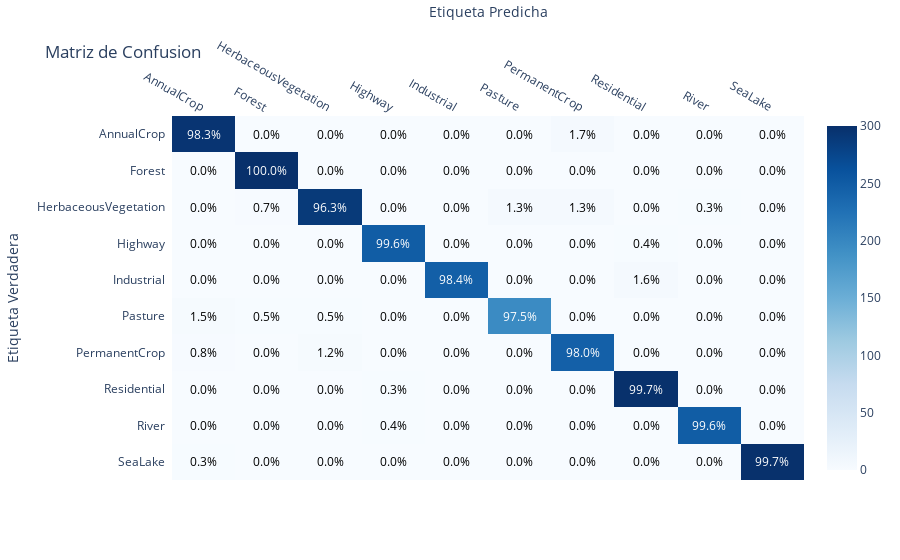

Notebook code cell kept with this figure:
### Code cell
plot_confusion_matrix(
    y_true=y_true,
    y_pred=y_pred,
    labels=sorted(set(y_true)),
    filename=CHECKPOINT.replace("/", "-") + "_confusion_matrix",
    dirpath=FIGURES_DIR / MODEL_NAME,
    show_as_percentaje=True
)

### Figure 1 — Plotly figure (JSON) as saved in the notebook; plotly's stock layout.template omitted (floating-point values rounded to 4 significant figures)
{"data": [{"colorscale": [[0, "rgb(247,251,255)"], [0.125, "rgb(222,235,247)"], [0.25, "rgb(198,219,239)"], [0.375, "rgb(158,202,225)"], [0.5, "rgb(107,174,214)"], [0.625, "rgb(66,146,198)"], [0.75, "rgb(33,113,181)"], [0.875, "rgb(8,81,156)"], [1, "rgb(8,48,107)"]], "reversescale": false, "showscale": true, "type": "heatmap", "x": ["AnnualCrop", "Forest", "HerbaceousVegetation", "Highway", "Industrial", "Pasture", "PermanentCrop", "Residential", "River", "SeaLake"], "y": ["AnnualCrop", "Forest", "HerbaceousVegetation", "Highway", "Industrial", "Pasture", "PermanentCrop", "Residential", "River", "SeaLake"], "z": [[295, 0, 0, 0, 0, 0, 5, 0, 0, 0], [0, 300, 0, 0, 0, 0, 0, 0, 0, 0], [0, 2, 289, 0, 0, 4, 4, 0, 1, 0], [0, 0, 0, 249, 0, 0, 0, 1, 0, 0], [0, 0, 0, 0, 246, 0, 0, 4, 0, 0], [3, 1, 1, 0, 0, 195, 0, 0, 0, 0], [2, 0, 3, 0, 0, 0, 245, 0, 0, 0], [0, 0, 0, 1, 0, 0, 0, 299, 0, 0], [0, 0, 0, 1, 0, 0, 0, 0, 249, 0], [1, 0, 0, 0, 0, 0, 0, 0, 0, 299]]}], "layout": {"annotations": [{"font": {"color": "#FFFFFF"}, "showarrow": false, "text": "98.3%", "x": "AnnualCrop", "xref": "x", "y": "AnnualCrop", "yref": "y"}, {"font": {"color": "#000000"}, "showarrow": false, "text": "0.0%", "x": "Forest", "xref": "x", "y": "AnnualCrop", "yref": "y"}, {"font": {"color": "#000000"}, "showarrow": false, "text": "0.0%", "x": "HerbaceousVegetation", "xref": "x", "y": "AnnualCrop", "yref": "y"}, {"font": {"color": "#000000"}, "showarrow": false, "text": "0.0%", "x": "Highway", "xref": "x", "y": "AnnualCrop", "yref": "y"}, {"font": {"color": "#000000"}, "showarrow": false, "text": "0.0%", "x": "Industrial", "xref": "x", "y": "AnnualCrop", "yref": "y"}, {"font": {"color": "#000000"}, "showarrow": false, "text": "0.0%", "x": "Pasture", "xref": "x", "y": "AnnualCrop", "yref": "y"}, {"font": {"color": "#000000"}, "showarrow": false, "text": "1.7%", "x": "PermanentCrop", "xref": "x", "y": "AnnualCrop", "yref": "y"}, {"font": {"color": "#000000"}, "showarrow": false, "text": "0.0%", "x": "Residential", "xref": "x", "y": "AnnualCrop", "yref": "y"}, {"font": {"color": "#000000"}, "showarrow": false, "text": "0.0%", "x": "River", "xref": "x", "y": "AnnualCrop", "yref": "y"}, {"font": {"color": "#000000"}, "showarrow": false, "text": "0.0%", "x": "SeaLake", "xref": "x", "y": "AnnualCrop", "yref": "y"}, {"font": {"color": "#000000"}, "showarrow": false, "text": "0.0%", "x": "AnnualCrop", "xref": "x", "y": "Forest", "yref": "y"}, {"font": {"color": "#FFFFFF"}, "showarrow": false, "text": "100.0%", "x": "Forest", "xref": "x", "y": "Forest", "yref": "y"}, {"font": {"color": "#000000"}, "showarrow": false, "text": "0.0%", "x": "HerbaceousVegetation", "xref": "x", "y": "Forest", "yref": "y"}, {"font": {"color": "#000000"}, "showarrow": false, "text": "0.0%", "x": "Highway", "xref": "x", "y": "Forest", "yref": "y"}, {"font": {"color": "#000000"}, "showarrow": false, "text": "0.0%", "x": "Industrial", "xref": "x", "y": "Forest", "yref": "y"}, {"font": {"color": "#000000"}, "showarrow": false, "text": "0.0%", "x": "Pasture", "xref": "x", "y": "Forest", "yref": "y"}, {"font": {"color": "#000000"}, "showarrow": false, "text": "0.0%", "x": "PermanentCrop", "xref": "x", "y": "Forest", "yref": "y"}, {"font": {"color": "#000000"}, "showarrow": false, "text": "0.0%", "x": "Residential", "xref": "x", "y": "Forest", "yref": "y"}, {"font": {"color": "#000000"}, "showarrow": false, "text": "0.0%", "x": "River", "xref": "x", "y": "Forest", "yref": "y"}, {"font": {"color": "#000000"}, "showarrow": false, "text": "0.0%", "x": "SeaLake", "xref": "x", "y": "Forest", "yref": "y"}, {"font": {"color": "#000000"}, "showarrow": false, "text": "0.0%", "x": "AnnualCrop", "xref": "x", "y": "HerbaceousVegetation", "yref": "y"}, {"font": {"color": "#000000"}, "showarrow": false, "text": "0.7%", "x": "Forest", "xref": "x", "y": "HerbaceousVegetation", "yref": "y"}, {"font": {"color": "#FFFFFF"}, "showarrow": false, "text": "96.3%", "x": "HerbaceousVegetation", "xref": "x", "y": "HerbaceousVegetation", "yref": "y"}, {"font": {"color": "#000000"}, "showarrow": false, "text": "0.0%", "x": "Highway", "xref": "x", "y": "HerbaceousVegetation", "yref": "y"}, {"font": {"color": "#000000"}, "showarrow": false, "text": "0.0%", "x": "Industrial", "xref": "x", "y": "HerbaceousVegetation", "yref": "y"}, {"font": {"color": "#000000"}, "showarrow": false, "text": "1.3%", "x": "Pasture", "xref": "x", "y": "HerbaceousVegetation", "yref": "y"}, {"font": {"color": "#000000"}, "showarrow": false, "text": "1.3%", "x": "PermanentCrop", "xref": "x", "y": "HerbaceousVegetation", "yref": "y"}, {"font": {"color": "#000000"}, "showarrow": false, "text": "0.0%", "x": "Residential", "xref": "x", "y": "HerbaceousVegetation", "yref": "y"}, {"font": {"color": "#000000"}, "showarrow": false, "text": "0.3%", "x": "River", "xref": "x", "y": "HerbaceousVegetation", "yref": "y"}, {"font": {"color": "#000000"}, "showarrow": false, "text": "0.0%", "x": "SeaLake", "xref": "x", "y": "HerbaceousVegetation", "yref": "y"}, {"font": {"color": "#000000"}, "showarrow": false, "text": "0.0%", "x": "AnnualCrop", "xref": "x", "y": "Highway", "yref": "y"}, {"font": {"color": "#000000"}, "showarrow": false, "text": "0.0%", "x": "Forest", "xref": "x", "y": "Highway", "yref": "y"}, {"font": {"color": "#000000"}, "showarrow": false, "text": "0.0%", "x": "HerbaceousVegetation", "xref": "x", "y": "Highway", "yref": "y"}, {"font": {"color": "#FFFFFF"}, "showarrow": false, "text": "99.6%", "x": "Highway", "xref": "x", "y": "Highway", "yref": "y"}, {"font": {"color": "#000000"}, "showarrow": false, "text": "0.0%", "x": "Industrial", "xref": "x", "y": "Highway", "yref": "y"}, {"font": {"color": "#000000"}, "showarrow": false, "text": "0.0%", "x": "Pasture", "xref": "x", "y": "Highway", "yref": "y"}, {"font": {"color": "#000000"}, "showarrow": false, "text": "0.0%", "x": "PermanentCrop", "xref": "x", "y": "Highway", "yref": "y"}, {"font": {"color": "#000000"}, "showarrow": false, "text": "0.4%", "x": "Residential", "xref": "x", "y": "Highway", "yref": "y"}, {"font": {"color": "#000000"}, "showarrow": false, "text": "0.0%", "x": "River", "xref": "x", "y": "Highway", "yref": "y"}, {"font": {"color": "#000000"}, "showarrow": false, "text": "0.0%", "x": "SeaLake", "xref": "x", "y": "Highway", "yref": "y"}, {"font": {"color": "#000000"}, "showarrow": false, "text": "0.0%", "x": "AnnualCrop", "xref": "x", "y": "Industrial", "yref": "y"}, {"font": {"color": "#000000"}, "showarrow": false, "text": "0.0%", "x": "Forest", "xref": "x", "y": "Industrial", "yref": "y"}, {"font": {"color": "#000000"}, "showarrow": false, "text": "0.0%", "x": "HerbaceousVegetation", "xref": "x", "y": "Industrial", "yref": "y"}, {"font": {"color": "#000000"}, "showarrow": false, "text": "0.0%", "x": "Highway", "xref": "x", "y": "Industrial", "yref": "y"}, {"font": {"color": "#FFFFFF"}, "showarrow": false, "text": "98.4%", "x": "Industrial", "xref": "x", "y": "Industrial", "yref": "y"}, {"font": {"color": "#000000"}, "showarrow": false, "text": "0.0%", "x": "Pasture", "xref": "x", "y": "Industrial", "yref": "y"}, {"font": {"color": "#000000"}, "showarrow": false, "text": "0.0%", "x": "PermanentCrop", "xref": "x", "y": "Industrial", "yref": "y"}, {"font": {"color": "#000000"}, "showarrow": false, "text": "1.6%", "x": "Residential", "xref": "x", "y": "Industrial", "yref": "y"}, {"font": {"color": "#000000"}, "showarrow": false, "text": "0.0%", "x": "River", "xref": "x", "y": "Industrial", "yref": "y"}, {"font": {"color": "#000000"}, "showarrow": false, "text": "0.0%", "x": "SeaLake", "xref": "x", "y": "Industrial", "yref": "y"}, {"font": {"color": "#000000"}, "showarrow": false, "text": "1.5%", "x": "AnnualCrop", "xref": "x", "y": "Pasture", "yref": "y"}, {"font": {"color": "#000000"}, "showarrow": false, "text": "0.5%", "x": "Forest", "xref": "x", "y": "Pasture", "yref": "y"}, {"font": {"color": "#000000"}, "showarrow": false, "text": "0.5%", "x": "HerbaceousVegetation", "xref": "x", "y": "Pasture", "yref": "y"}, {"font": {"color": "#000000"}, "showarrow": false, "text": "0.0%", "x": "Highway", "xref": "x", "y": "Pasture", "yref": "y"}, {"font": {"color": "#000000"}, "showarrow": false, "text": "0.0%", "x": "Industrial", "xref": "x", "y": "Pasture", "yref": "y"}, {"font": {"color": "#FFFFFF"}, "showarrow": false, "text": "97.5%", "x": "Pasture", "xref": "x", "y": "Pasture", "yref": "y"}, {"font": {"color": "#000000"}, "showarrow": false, "text": "0.0%", "x": "PermanentCrop", "xref": "x", "y": "Pasture", "yref": "y"}, {"font": {"color": "#000000"}, "showarrow": false, "text": "0.0%", "x": "Residential", "xref": "x", "y": "Pasture", "yref": "y"}, {"font": {"color": "#000000"}, "showarrow": false, "text": "0.0%", "x": "River", "xref": "x", "y": "Pasture", "yref": "y"}, {"font": {"color": "#000000"}, "showarrow": false, "text": "0.0%", "x": "SeaLake", "xref": "x", "y": "Pasture", "yref": "y"}, {"font": {"color": "#000000"}, "showarrow": false, "text": "0.8%", "x": "AnnualCrop", "xref": "x", "y": "PermanentCrop", "yref": "y"}, {"font": {"color": "#000000"}, "showarrow": false, "text": "0.0%", "x": "Forest", "xref": "x", "y": "PermanentCrop", "yref": "y"}, {"font": {"color": "#000000"}, "showarrow": false, "text": "1.2%", "x": "HerbaceousVegetation", "xref": "x", "y": "PermanentCrop", "yref": "y"}, {"font": {"color": "#000000"}, "showarrow": false, "text": "0.0%", "x": "Highway", "xref": "x", "y": "PermanentCrop", "yref": "y"}, {"font": {"color": "#000000"}, "showarrow": false, "text": "0.0%", "x": "Industrial", "xref": "x", "y": "PermanentCrop", "yref": "y"}, {"font": {"color": "#000000"}, "showarrow": false, "text": "0.0%", "x": "Pasture", "xref": "x", "y": "PermanentCrop", "yref": "y"}, {"font": {"color": "#FFFFFF"}, "showarrow": false, "text": "98.0%", "x": "PermanentCrop", "xref": "x", "y": "PermanentCrop", "yref": "y"}, {"font": {"color": "#000000"}, "showarrow": false, "text": "0.0%", "x": "Residential", "xref": "x", "y": "PermanentCrop", "yref": "y"}, {"font": {"color": "#000000"}, "showarrow": false, "text": "0.0%", "x": "River", "xref": "x", "y": "PermanentCrop", "yref": "y"}, {"font": {"color": "#000000"}, "showarrow": false, "text": "0.0%", "x": "SeaLake", "xref": "x", "y": "PermanentCrop", "yref": "y"}, {"font": {"color": "#000000"}, "showarrow": false, "text": "0.0%", "x": "AnnualCrop", "xref": "x", "y": "Residential", "yref": "y"}, {"font": {"color": "#000000"}, "showarrow": false, "text": "0.0%", "x": "Forest", "xref": "x", "y": "Residential", "yref": "y"}, {"font": {"color": "#000000"}, "showarrow": false, "text": "0.0%", "x": "HerbaceousVegetation", "xref": "x", "y": "Residential", "yref": "y"}, {"font": {"color": "#000000"}, "showarrow": false, "text": "0.3%", "x": "Highway", "xref": "x", "y": "Residential", "yref": "y"}, {"font": {"color": "#000000"}, "showarrow": false, "text": "0.0%", "x": "Industrial", "xref": "x", "y": "Residential", "yref": "y"}, {"font": {"color": "#000000"}, "showarrow": false, "text": "0.0%", "x": "Pasture", "xref": "x", "y": "Residential", "yref": "y"}, {"font": {"color": "#000000"}, "showarrow": false, "text": "0.0%", "x": "PermanentCrop", "xref": "x", "y": "Residential", "yref": "y"}, {"font": {"color": "#FFFFFF"}, "showarrow": false, "text": "99.7%", "x": "Residential", "xref": "x", "y": "Residential", "yref": "y"}, {"font": {"color": "#000000"}, "showarrow": false, "text": "0.0%", "x": "River", "xref": "x", "y": "Residential", "yref": "y"}, {"font": {"color": "#000000"}, "showarrow": false, "text": "0.0%", "x": "SeaLake", "xref": "x", "y": "Residential", "yref": "y"}, {"font": {"color": "#000000"}, "showarrow": false, "text": "0.0%", "x": "AnnualCrop", "xref": "x", "y": "River", "yref": "y"}, {"font": {"color": "#000000"}, "showarrow": false, "text": "0.0%", "x": "Forest", "xref": "x", "y": "River", "yref": "y"}, {"font": {"color": "#000000"}, "showarrow": false, "text": "0.0%", "x": "HerbaceousVegetation", "xref": "x", "y": "River", "yref": "y"}, {"font": {"color": "#000000"}, "showarrow": false, "text": "0.4%", "x": "Highway", "xref": "x", "y": "River", "yref": "y"}, {"font": {"color": "#000000"}, "showarrow": false, "text": "0.0%", "x": "Industrial", "xref": "x", "y": "River", "yref": "y"}, {"font": {"color": "#000000"}, "showarrow": false, "text": "0.0%", "x": "Pasture", "xref": "x", "y": "River", "yref": "y"}, {"font": {"color": "#000000"}, "showarrow": false, "text": "0.0%", "x": "PermanentCrop", "xref": "x", "y": "River", "yref": "y"}, {"font": {"color": "#000000"}, "showarrow": false, "text": "0.0%", "x": "Residential", "xref": "x", "y": "River", "yref": "y"}, {"font": {"color": "#FFFFFF"}, "showarrow": false, "text": "99.6%", "x": "River", "xref": "x", "y": "River", "yref": "y"}, {"font": {"color": "#000000"}, "showarrow": false, "text": "0.0%", "x": "SeaLake", "xref": "x", "y": "River", "yref": "y"}, {"font": {"color": "#000000"}, "showarrow": false, "text": "0.3%", "x": "AnnualCrop", "xref": "x", "y": "SeaLake", "yref": "y"}, {"font": {"color": "#000000"}, "showarrow": false, "text": "0.0%", "x": "Forest", "xref": "x", "y": "SeaLake", "yref": "y"}, {"font": {"color": "#000000"}, "showarrow": false, "text": "0.0%", "x": "HerbaceousVegetation", "xref": "x", "y": "SeaLake", "yref": "y"}, {"font": {"color": "#000000"}, "showarrow": false, "text": "0.0%", "x": "Highway", "xref": "x", "y": "SeaLake", "yref": "y"}, {"font": {"color": "#000000"}, "showarrow": false, "text": "0.0%", "x": "Industrial", "xref": "x", "y": "SeaLake", "yref": "y"}, {"font": {"color": "#000000"}, "showarrow": false, "text": "0.0%", "x": "Pasture", "xref": "x", "y": "SeaLake", "yref": "y"}, {"font": {"color": "#000000"}, "showarrow": false, "text": "0.0%", "x": "PermanentCrop", "xref": "x", "y": "SeaLake", "yref": "y"}, {"font": {"color": "#000000"}, "showarrow": false, "text": "0.0%", "x": "Residential", "xref": "x", "y": "SeaLake", "yref": "y"}, {"font": {"color": "#000000"}, "showarrow": false, "text": "0.0%", "x": "River", "xref": "x", "y": "SeaLake", "yref": "y"}, {"font": {"color": "#FFFFFF"}, "showarrow": false, "text": "99.7%", "x": "SeaLake", "xref": "x", "y": "SeaLake", "yref": "y"}], "title": {"text": "Matriz de Confusion"}, "xaxis": {"dtick": 1, "gridcolor": "rgb(0, 0, 0)", "side": "top", "ticks": "", "title": {"text": "Etiqueta Predicha"}}, "yaxis": {"autorange": "reversed", "dtick": 1, "ticks": "", "ticksuffix": "  ", "title": {"text": "Etiqueta Verdadera"}}}}
